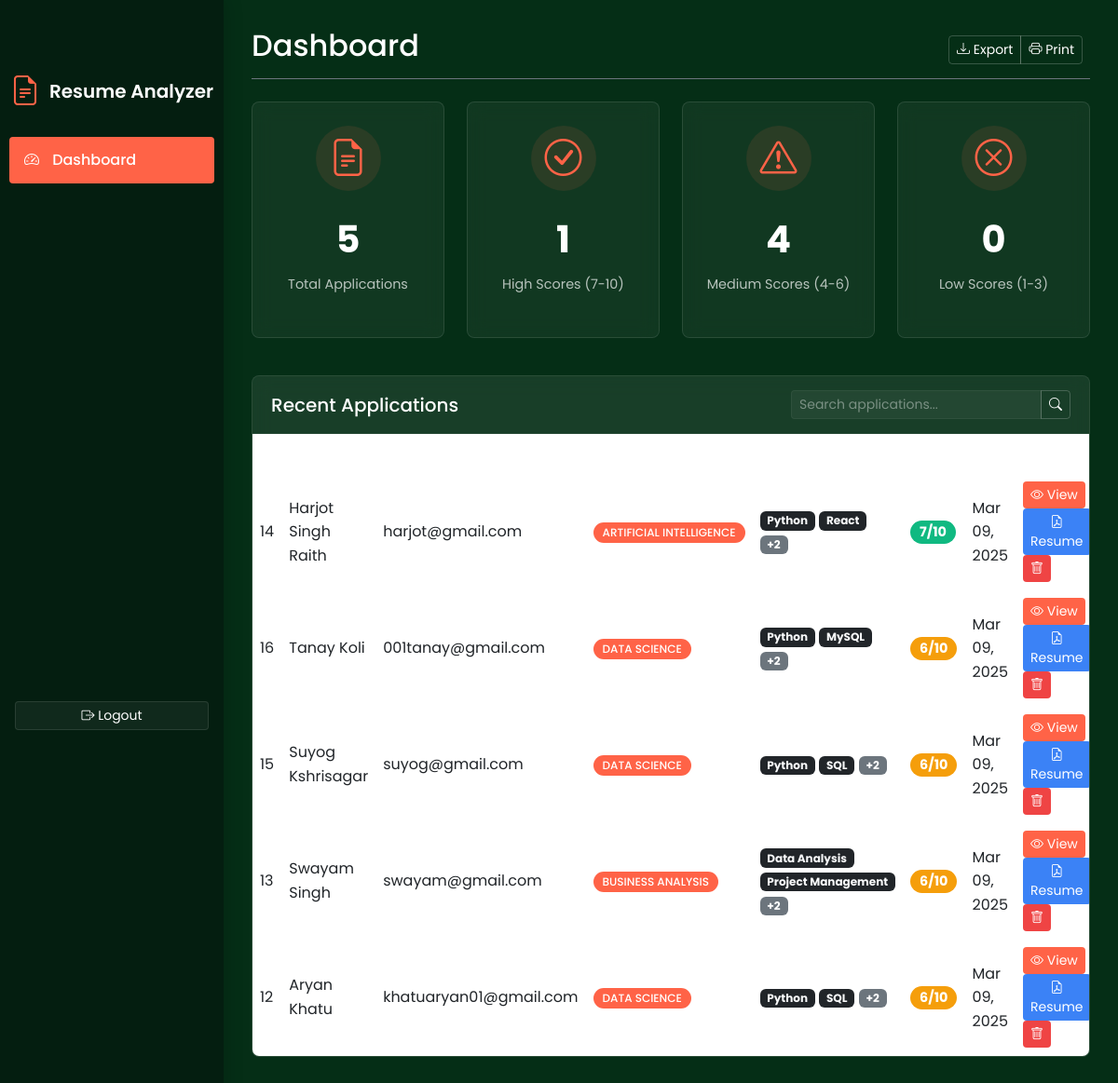
The app's page /admin (signed in), older data.
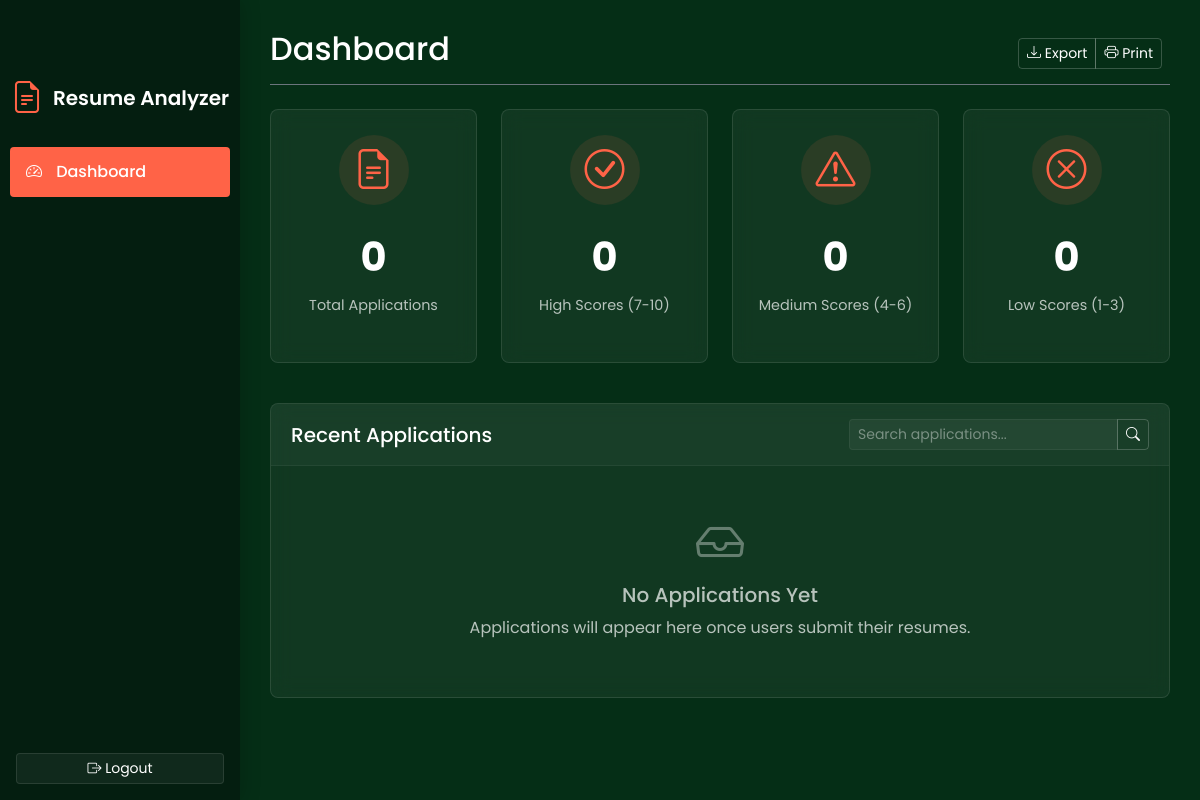
The same page, newer data.
### tables this page shows
CREATE TABLE applications (
        id INTEGER PRIMARY KEY AUTOINCREMENT,
        name TEXT NOT NULL,
        email TEXT NOT NULL,
        domain TEXT NOT NULL,
        key_skills TEXT NOT NULL,
        missing_skills TEXT NOT NULL,
        score INTEGER NOT NULL,
        date TEXT NOT NULL,
        analysis TEXT NOT NULL,
        overview TEXT NOT NULL,
        resume_path TEXT NOT NULL
    );

### app.py (the view)
@app.route('/admin', methods=['GET'])
def admin():
    if session.get('admin_logged_in'):
        applications = get_all_applications()
        return render_template('admin_dashboard.html', applications=applications)
    else:
        return render_template('admin_login.html')

### app.py (called while the page is built)
def get_db_connection():
    conn = sqlite3.connect(DATABASE)
    conn.row_factory = sqlite3.Row
    return conn

def get_all_applications():
    conn = get_db_connection()
    applications = conn.execute('SELECT * FROM applications ORDER BY score DESC, id DESC').fetchall()
    result = []
    for app in applications:
        app_dict = dict(app)
        app_dict['key_skills'] = app_dict['key_skills'].split(',')
        app_dict['missing_skills'] = app_dict['missing_skills'].split(',')
        result.append(app_dict)
    conn.close()
    return result

### templates/admin_dashboard.html (shortened to what this page needs)
<!DOCTYPE html>
<html lang="en">
<head>
    <link href="https://cdn.jsdelivr.net/npm/bootstrap@5.3.0-alpha1/dist/css/bootstrap.min.css" rel="stylesheet">
    <link rel="stylesheet" href="https://cdn.jsdelivr.net/npm/bootstrap-icons@1.11.3/font/bootstrap-icons.min.css">
</head>
<body>
    <nav class="col-md-2 d-md-block sidebar" id="sidebar">
        <div class="sidebar-sticky">
            <div class="admin-logo mb-4 mt-3">
                <i class="bi bi-file-earmark-text"></i>
                <h5>Resume Analyzer</h5>
            </div>
            <ul class="nav flex-column">
                <li class="nav-item">
                    <a class="nav-link active" href="#">
                        <i class="bi bi-speedometer2"></i>
                        Dashboard
                    </a>
                </li>
            </ul>
            <div class="mt-auto p-3" style="position: absolute; bottom: 0; width: 100%;">
                <a href="/admin/logout" class="btn logout-btn btn-sm w-100">
                    <i class="bi bi-box-arrow-right"></i> Logout
                </a>
            </div>
        </div>
    </nav>
    <main role="main" class="main-content" id="main-content">
        <div class="d-flex justify-content-between flex-wrap flex-md-nowrap align-items-center pb-2 mb-4 border-bottom border-secondary">
            <h1 class="h2">Dashboard</h1>
            <div class="btn-toolbar mb-2 mb-md-0">
                <div class="btn-group me-2">
                    <button class="btn btn-sm btn-outline-secondary" onclick="exportToCSV()">
                        <i class="bi bi-download"></i> Export
                    </button>
                    <button class="btn btn-sm btn-outline-secondary" onclick="window.print()">
                        <i class="bi bi-printer"></i> Print
                    </button>
                </div>
            </div>
        </div>
        <div class="row mb-4">
            <div class="col-md-3 mb-3">
                <div class="card stats-card h-100">
                    <div class="stats-icon">
                        <i class="bi bi-file-earmark-text"></i>
                    </div>
                    <div class="stats-number">{{ applications|length }}</div>
                    <div class="stats-label">Total Applications</div>
                </div>
            </div>
            <div class="col-md-3 mb-3">
                <div class="card stats-card h-100">
                    <div class="stats-icon">
                        <i class="bi bi-check-circle"></i>
                    </div>
                    <div class="stats-number">{{ applications|selectattr('score', 'ge', 7)|list|length }}</div>
                    <div class="stats-label">High Scores (7-10)</div>
                </div>
            </div>
            <div class="col-md-3 mb-3">
                <div class="card stats-card h-100">
                    <div class="stats-icon">
                        <i class="bi bi-exclamation-triangle"></i>
                    </div>
                    <div class="stats-number">{{ applications|selectattr('score', 'ge', 4)|selectattr('score', 'lt', 7)|list|length }}</div>
                    <div class="stats-label">Medium Scores (4-6)</div>
                </div>
            </div>
            <div class="col-md-3 mb-3">
                <div class="card stats-card h-100">
                    <div class="stats-icon">
                        <i class="bi bi-x-circle"></i>
                    </div>
                    <div class="stats-number">{{ applications|selectattr('score', 'lt', 4)|list|length }}</div>
                    <div class="stats-label">Low Scores (1-3)</div>
                </div>
            </div>
        </div>
        <div class="card">
            <div class="card-header d-flex justify-content-between align-items-center">
                <h5 class="mb-0">Recent Applications</h5>
                <div class="input-group" style="width: 300px;">
                    <input type="text" class="form-control form-control-sm" id="searchInput" placeholder="Search applications...">
                    <button class="btn btn-sm btn-outline-secondary" type="button" id="searchButton">
                        <i class="bi bi-search"></i>
                    </button>
                </div>
            </div>
            <div class="card-body p-0">
                {% if applications %}
                <div class="table-responsive">
                    <table class="table table-hover" id="applicationsTable">
                        <thead>
                            <tr>
                                <th>#</th>
                                <th>Name</th>
                                <th>Email</th>
                                <th>Domain</th>
                                <th>Key Skills</th>
                                <th>Score</th>
                                <th>Date</th>
                                <th>Actions</th>
                            </tr>
                        </thead>
                        <tbody>
                            {% for app in applications %}
                            <tr>
                                <td>{{ app.id }}</td>
                                <td>{{ app.name }}</td>
                                <td>{{ app.email }}</td>
                                <td><span class="badge badge-domain">{{ app.domain }}</span></td>
                                <td>
                                    {% for skill in app.key_skills[:2] %}
                                    <span class="badge bg-dark text-light">{{ skill }}</span>
                                    {% endfor %}
                                    {% if app.key_skills|length > 2 %}
                                    <span class="badge bg-secondary">+{{ app.key_skills|length - 2 }}</span>
                                    {% endif %}
                                </td>
                                <td>
                                    {% if app.score >= 7 %}
                                    <span class="badge score-high badge-score">{{ app.score }}/10</span>
                                    {% elif app.score >= 4 %}
                                    <span class="badge score-medium badge-score">{{ app.score }}/10</span>
                                    {% else %}
                                    <span class="badge score-low badge-score">{{ app.score }}/10</span>
                                    {% endif %}
                                </td>
                                <td>{{ app.date }}</td>
                                <td class="action-buttons">
                                    <a href="/admin/application/{{ app.id }}" class="btn btn-primary btn-sm">
                                        <i class="bi bi-eye"></i> View
                                    </a>
                                    <a href="/admin/application/{{ app.id }}/resume" class="btn btn-info btn-sm" target="_blank">
                                        <i class="bi bi-file-earmark-pdf"></i> Resume
                                    </a>
                                    <button class="btn btn-danger btn-sm" data-bs-toggle="modal" data-bs-target="#deleteModal{{ app.id }}">
                                        <i class="bi bi-trash"></i>
                                    </button>
                                </td>
                            </tr>
                            {% endfor %}
                        </tbody>
                    </table>
                </div>
                {% else %}
                <div class="empty-state">
                    <i class="bi bi-inbox"></i>
                    <h5>No Applications Yet</h5>
                    <p>Applications will appear here once users submit their resumes.</p>
                </div>
                {% endif %}
            </div>
        </div>
    </main>
</body>
</html>

### templates/admin_dashboard.html (style rules this page uses)
:root { --primary-color: #ff6347; --secondary-color: #f8f9fa; --dark-bg: #052e16; --darker-bg: #041e10; --card-bg: rgba(255, 255, 255, 0.05); --border-radius: 8px; --box-shadow: 0 10px 20px rgba(0, 0, 0, 0.2); --transition: all 0.3s ease; }
body { padding-top: 0; background-color: var(--dark-bg); font-family: 'Poppins', sans-serif; color: white; line-height: 1.6; }
.sidebar { position: fixed; top: 0; bottom: 0; left: 0; z-index: 100; padding: 48px 0 0; box-shadow: 0 0 20px rgba(0, 0, 0, 0.2); background-color: var(--darker-bg); color: white; transition: all 0.3s; width: 240px; }
.sidebar-sticky { position: relative; top: 0; height: calc(100vh - 48px); padding-top: 0.5rem; overflow-x: hidden; overflow-y: auto; }
.sidebar .nav-link { font-weight: 500; color: rgba(255, 255, 255, 0.75); padding: 0.75rem 1rem; border-radius: 4px; margin: 0 10px 5px; transition: var(--transition); }
.sidebar .nav-link.active { color: #fff; background-color: var(--primary-color); }
.sidebar .nav-link i { margin-right: 10px; }
.main-content { margin-left: 240px; padding: 30px; transition: all 0.3s; }
.card { border: none; border-radius: var(--border-radius); background-color: var(--card-bg); backdrop-filter: blur(10px); border: 1px solid rgba(255, 255, 255, 0.1); margin-bottom: 20px; overflow: hidden; }
.card-header { background-color: rgba(255, 255, 255, 0.03); border-bottom: 1px solid rgba(255, 255, 255, 0.05); padding: 15px 20px; color: white; }
.stats-card { text-align: center; padding: 25px; height: 100%; }
.stats-icon { font-size: 2.5rem; margin-bottom: 15px; color: var(--primary-color); width: 70px; height: 70px; background-color: rgba(255, 99, 71, 0.1); border-radius: 50%; display: flex; align-items: center; justify-content: center; margin: 0 auto 20px; }
.stats-number { font-size: 2.5rem; font-weight: 700; margin-bottom: 5px; color: white; }
.stats-label { color: rgba(255, 255, 255, 0.7); font-size: 0.9rem; }
.empty-state { text-align: center; padding: 40px 20px; color: rgba(255, 255, 255, 0.7); }
.empty-state i { font-size: 3rem; margin-bottom: 15px; opacity: 0.5; }
.btn-outline-secondary { border-color: rgba(255, 255, 255, 0.2); color: white; border-radius: 4px; transition: var(--transition); }
.form-control { background-color: rgba(255, 255, 255, 0.05); border: 1px solid rgba(255, 255, 255, 0.1); color: white; border-radius: 4px; }
.form-control::placeholder { color: rgba(255, 255, 255, 0.4); }
.admin-logo { display: flex; align-items: center; justify-content: center; margin-bottom: 20px; }
.admin-logo i { font-size: 2rem; color: var(--primary-color); margin-right: 10px; }
.admin-logo h5 { margin: 0; font-weight: 600; }
.logout-btn { background-color: rgba(255, 255, 255, 0.05); border: 1px solid rgba(255, 255, 255, 0.1); color: white; transition: var(--transition); }

Row changes from the older to the newer data that the page shows:
removed applications: id "14", name "Harjot Singh Raith", email "harjot@gmail.com", domain "ARTIFICIAL INTELLIGENCE", 2 "Python" "React", key_skills|length "2", score "7", date "Mar 09, 2025"
removed applications: id "16", name "Tanay Koli", email "001tanay@gmail.com", domain "DATA SCIENCE", 2 "Python" "MySQL", key_skills|length "2", score "6", date "Mar 09, 2025"
removed applications: id "15", name "Suyog Kshrisagar", email "suyog@gmail.com", domain "DATA SCIENCE", 2 "Python" "SQL", key_skills|length "2", score "6", date "Mar 09, 2025"
removed applications: id "13", name "Swayam Singh", email "swayam@gmail.com", domain "BUSINESS ANALYSIS", 2 "Data Analysis" "Project Management", key_skills|length "2", score "6", date "Mar 09, 2025"
removed applications: id "12", name "Aryan Khatu", email "khatuaryan01@gmail.com", domain "DATA SCIENCE", 2 "Python" "SQL", key_skills|length "2", score "6", date "Mar 09, 2025"
Text that changed along with them:
{{ applications|length }}: "5" → "0"
{{ applications|selectattr('score', 'ge', 7)|list|length }}: "1" → "0"
text no longer shown: "4"
text now shown: "0 No Applications Yet Applications will appear here once users submit their resumes."
